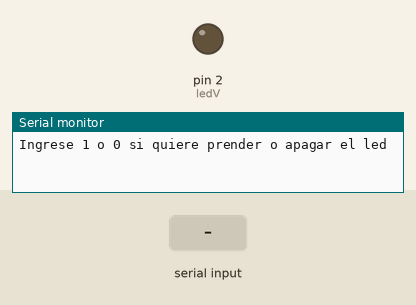
Simulated run of this sketch. Board: Arduino Uno, built with avr-gcc and run on an emulated ATmega328P. On the bench: output pins drawn as LEDs (lit = HIGH), the last lines printed to the serial monitor. The inputs (shaded band) are chosen by the test bench.

Above: at 1.2 s.
1.3 s: "1\n" received over Serial
At 1.7 s:
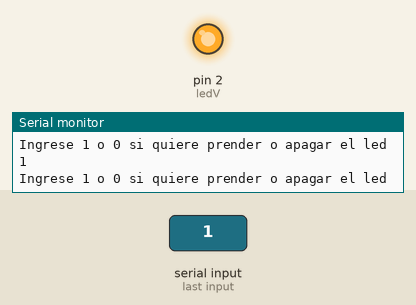
Timing chart, 0 to 4.3 s (numbered marks = the images above; inputs shaded):
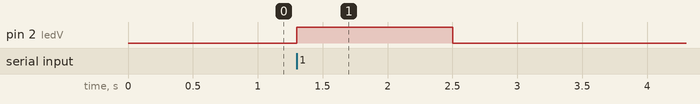

The sketch:

lecturaDatosConConsola.ino
```cpp
int ledV = 2;
String msg1 = "Ingrese 1 o 0 si quiere prender o apagar el led";
int onOff;
int dt = 200;

void setup() {
  // put your setup code here, to run once:
  pinMode(ledV, OUTPUT);
  Serial.begin(9600);
}

void loop() {
  // put your main code here, to run repeatedly:
  Serial.println(msg1);
  while (Serial.available() == 0) {};
  onOff = Serial.parseInt();

  Serial.println(onOff);
  if(onOff == 1){
    digitalWrite(ledV, HIGH);
  }
  if(onOff == 0){
    digitalWrite(ledV, LOW);
  }
  delay(dt);
}
```

Measured:
- after the input at 1.3 s, pin 2 (ledV): LOW → HIGH at once, → LOW 1.2 s later
